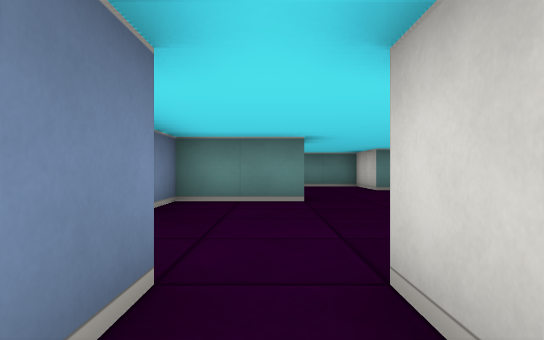
view 1 (above)

19 first-person views from a walk through a cub3D level. The camera is about half as high as the walls, looks level and sees 75° across. The floor is counted in squares. Each view is taken from the middle of a square. On the plan, view 1 faces up. The plan holds only what a view shows up to about 9 squares ahead; the rest is blank.

view 2
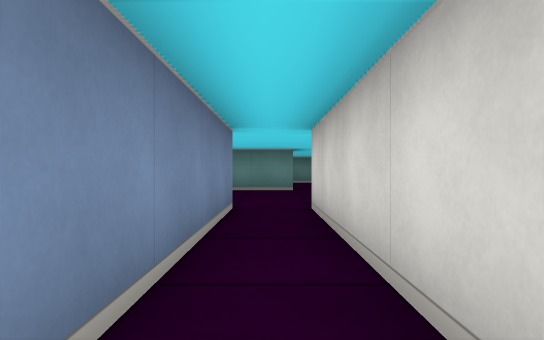

view 3
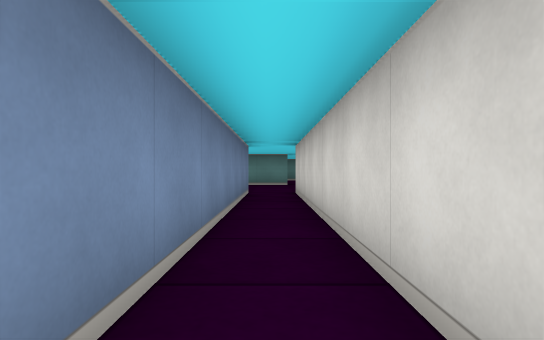

view 4
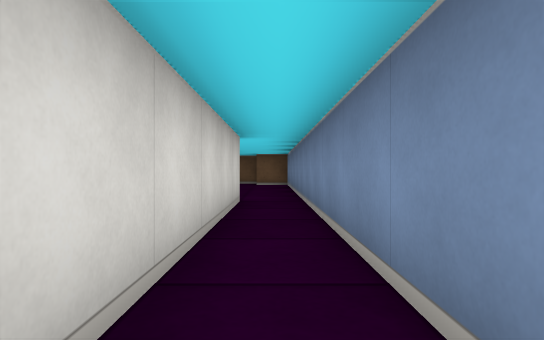

view 5
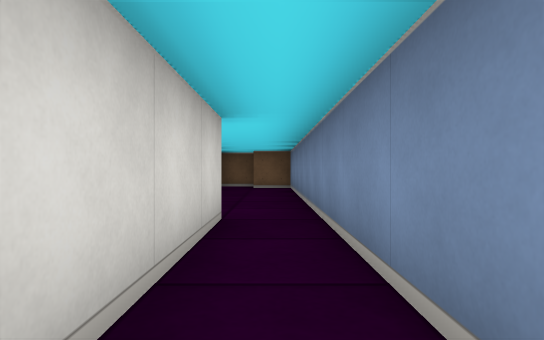

view 6
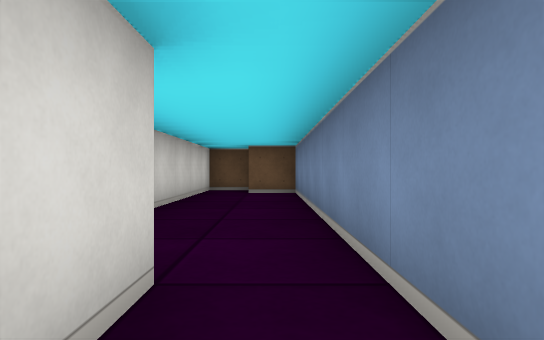

view 7
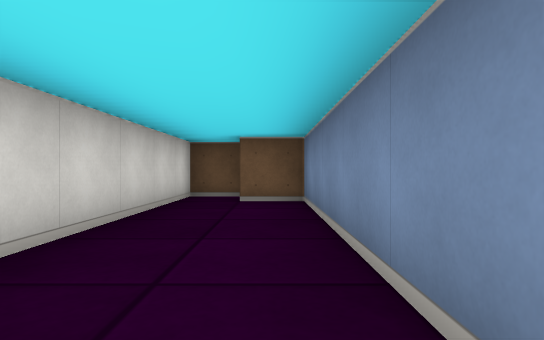

view 8
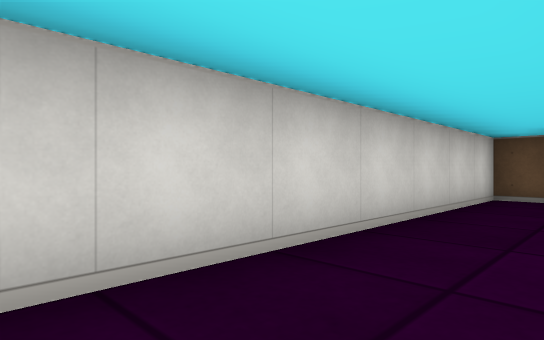

view 9
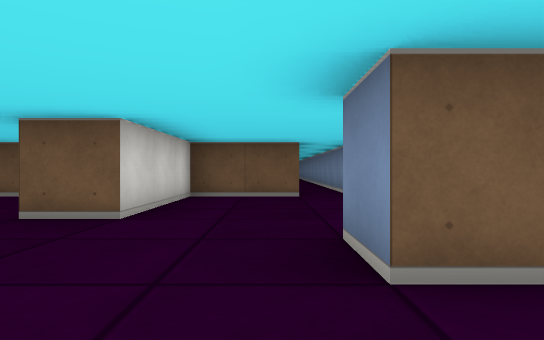

view 10
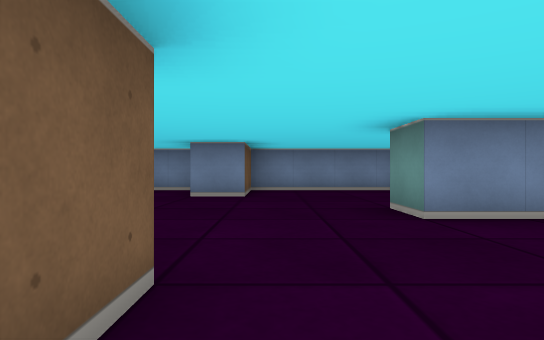

view 11
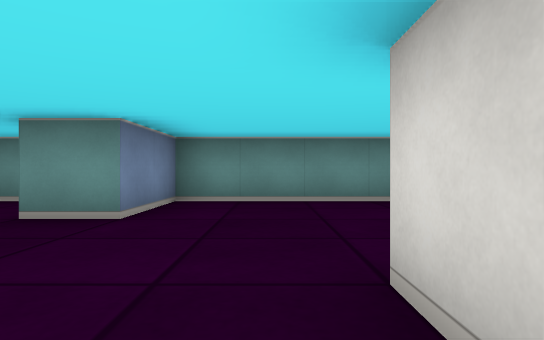

view 12
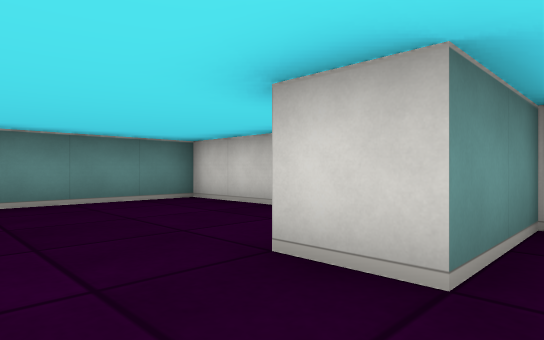

view 13
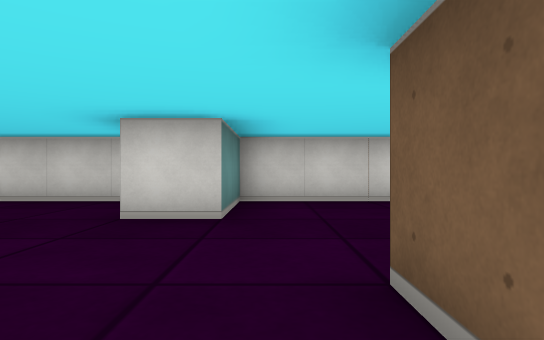

view 14
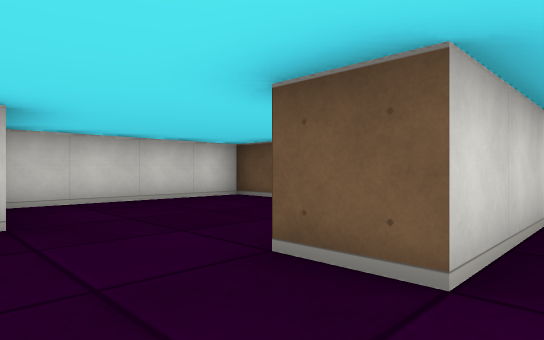

view 15
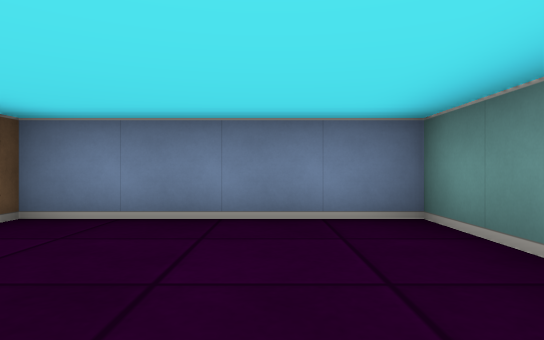

view 16
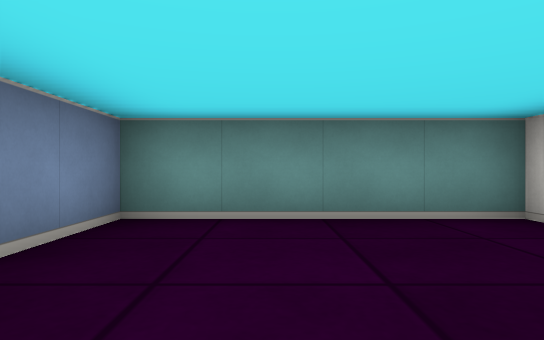

view 17
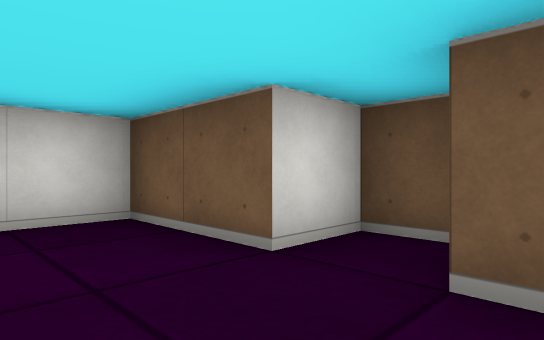

view 18
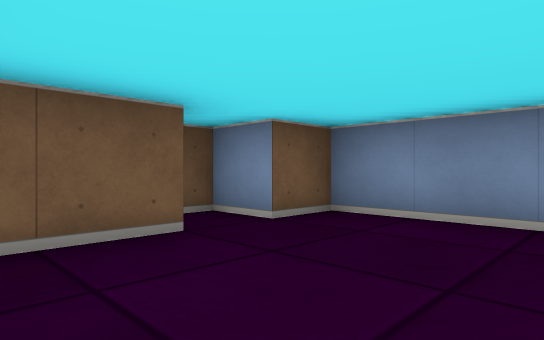

view 19
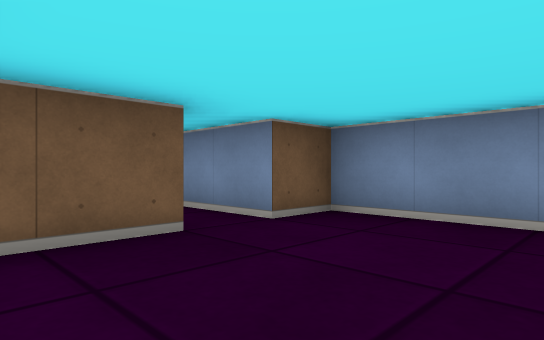

### Floor plan
Ten units are one square. View 1 is at (0, 0); x grows to the right and y downward. Boxes are objects, and circles mark ways between rooms. Rooms are numbered by the first view taken in them; rooms with no view inside come last. Other rooms are left out.
<svg viewBox="-20 -110 100 270">
<path fill="none" stroke="#000" d="M-5 -55 -15 -55 -15 -15 -5 -15 -5 85M5 85 5 -15 25 -15 25 -45M5 155 15 155 15 91M-5 85 -5 145 5 145M25 -45 35 -45M55 -55 55 -65 64 -65M75 -72 75 -105 35 -105 35 -85 25 -85 25 -105 -15 -105 -15 -65 5 -65 5 -55 -5 -55M35 -36 35 -15 45 -15 45 -5 55 -5 55 -15 75 -15 75 -55 55 -55"/>
<circle cx="0" cy="80" r="3" fill="#2a7"/>
<circle cx="10" cy="-50" r="3" fill="#2a7"/>
<circle cx="45" cy="-55" r="3" fill="#2a7"/>
<text x="0" y="0">1</text>
<text x="10" y="120">2</text>
<text x="30" y="-80">3</text>
<text x="60" y="-30">4</text>
</svg>
Room 1 opens to room 2. Room 1 opens to room 3. Room 3 opens to room 4.

Where each view was taken, in squares from view 1:
view 1: 0 up, 0 right, facing up
view 2: 3 down, 0 right, facing up
view 3: 6 down, 0 right, facing up
view 4: 3 down, 0 right, facing down
view 5: 5 down, 0 right, facing down
view 6: 7 down, 0 right, facing down
view 7: 9 down, 0 right, facing down
view 8: 9 down, 0 right, facing down-right
view 9: 8 up, 1 right, facing down
view 10: 7 up, 7 right, facing left
view 11: 5 up, 5 right, facing up
view 12: 5 up, 4 right, facing up-right
view 13: 5 up, 2 right, facing right
view 14: 6 up, 2 right, facing down-right
view 15: 9 up, 2 right, facing left
view 16: 7 up, 0 right, facing up
view 17: 3 up, 4 right, facing down-right
view 18: 4 up, 7 right, facing down-left
view 19: 4 up, 2 right, facing down-left
